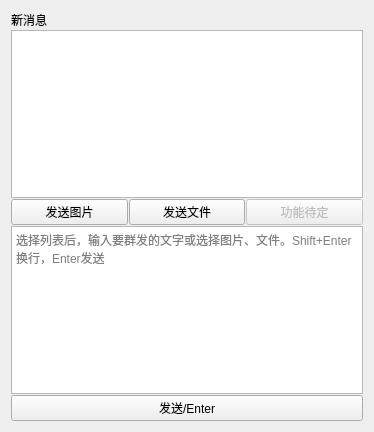
<?xml version="1.0" encoding="UTF-8"?>
<ui version="4.0">
 <class>Form</class>
 <widget class="QWidget" name="Form">
  <property name="geometry">
   <rect>
    <x>0</x>
    <y>0</y>
    <width>374</width>
    <height>432</height>
   </rect>
  </property>
  <property name="windowTitle">
   <string>Form</string>
  </property>
  <property name="autoFillBackground">
   <bool>false</bool>
  </property>
  <property name="styleSheet">
   <string notr="true"/>
  </property>
  <layout class="QHBoxLayout" name="horizontalLayout_6">
   <item>
    <layout class="QHBoxLayout" name="horizontalLayout_2" stretch="2">
     <item>
      <layout class="QVBoxLayout" name="verticalLayout_2">
       <property name="spacing">
        <number>1</number>
       </property>
       <item>
        <layout class="QVBoxLayout" name="verticalLayout" stretch="0,0">
         <item>
          <widget class="QLabel" name="message_count_label">
           <property name="styleSheet">
            <string notr="true"/>
           </property>
           <property name="text">
            <string>新消息</string>
           </property>
          </widget>
         </item>
         <item>
          <widget class="QPlainTextEdit" name="logPlainTextEdit">
           <property name="readOnly">
            <bool>true</bool>
           </property>
           <property name="plainText">
            <string/>
           </property>
           <property name="maximumBlockCount">
            <number>6000</number>
           </property>
          </widget>
         </item>
        </layout>
       </item>
       <item>
        <layout class="QHBoxLayout" name="horizontalLayout_4">
         <item>
          <widget class="QPushButton" name="imgPushButton">
           <property name="text">
            <string>发送图片</string>
           </property>
          </widget>
         </item>
         <item>
          <widget class="QPushButton" name="filePushButton">
           <property name="enabled">
            <bool>true</bool>
           </property>
           <property name="text">
            <string>发送文件</string>
           </property>
          </widget>
         </item>
         <item>
          <widget class="QPushButton" name="pushButton_5">
           <property name="enabled">
            <bool>false</bool>
           </property>
           <property name="text">
            <string>功能待定</string>
           </property>
          </widget>
         </item>
        </layout>
       </item>
       <item>
        <layout class="QHBoxLayout" name="horizontalLayout">
         <property name="spacing">
          <number>1</number>
         </property>
         <item>
          <widget class="QTextEdit" name="wxTextEdit">
           <property name="enabled">
            <bool>true</bool>
           </property>
           <property name="placeholderText">
            <string>选择列表后，输入要群发的文字或选择图片、文件。Shift+Enter换行，Enter发送</string>
           </property>
          </widget>
         </item>
        </layout>
       </item>
       <item>
        <widget class="QPushButton" name="wxTextPushButton">
         <property name="text">
          <string>发送/Enter</string>
         </property>
        </widget>
       </item>
      </layout>
     </item>
    </layout>
   </item>
  </layout>
 </widget>
 <resources/>
 <connections/>
</ui>
